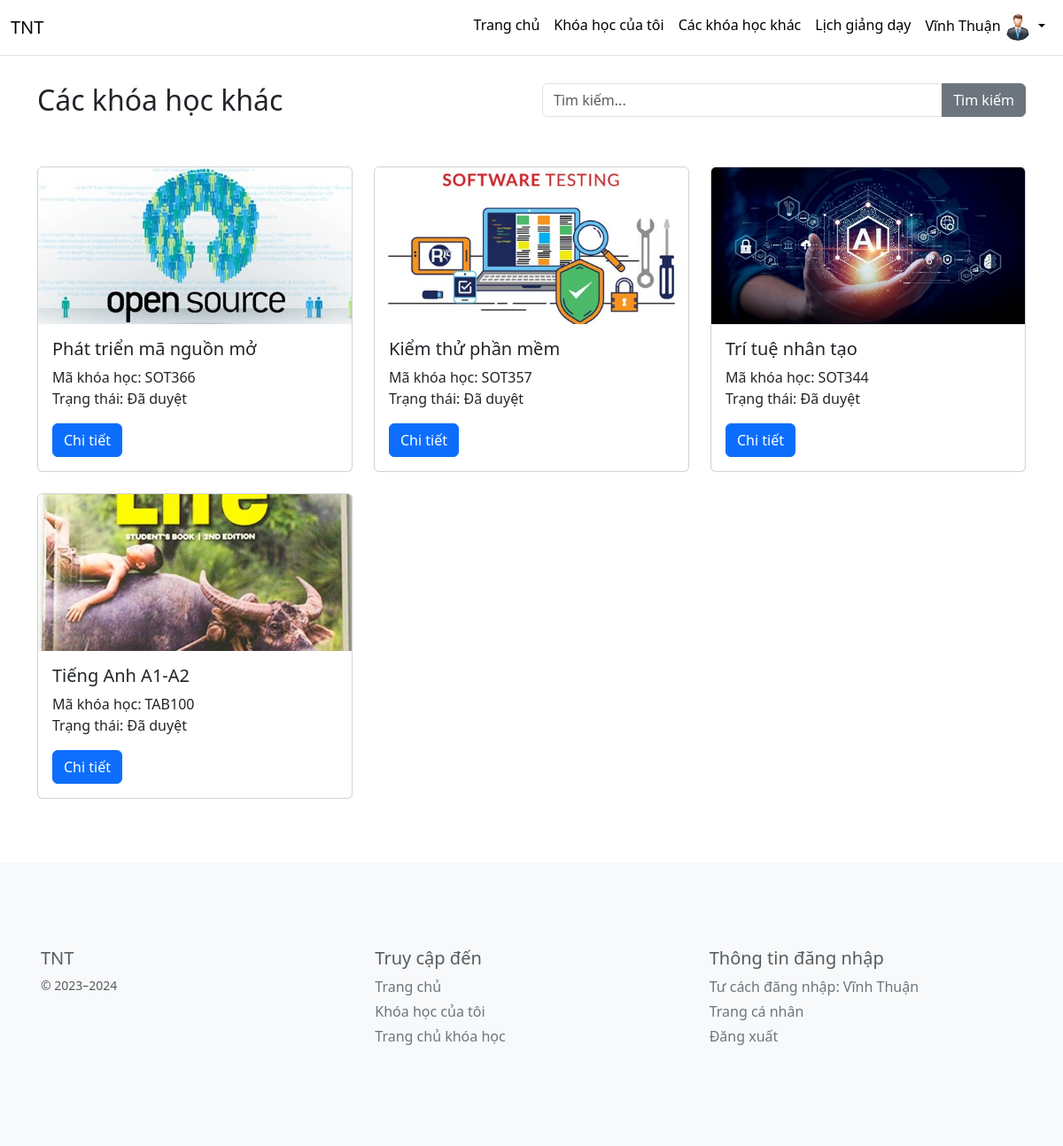
Page /teacher/othercourses.php (signed in) on the committed database.
### tables this page shows
CREATE TABLE `user` (
  `user_id` bigint(20) NOT NULL,
  `full_name` varchar(50) NOT NULL,
  `date_of_birth` date NOT NULL,
  `gender` char(1) NOT NULL,
  `address` varchar(255) NOT NULL,
  `phone` varchar(15) NOT NULL,
  `email` varchar(255) NOT NULL,
  `citizen_id` varchar(15) NOT NULL,
  `image` varchar(255) DEFAULT NULL,
  `verification_code` varchar(10) NOT NULL,
  `email_verified_at` datetime DEFAULT NULL
);

CREATE TABLE `course` (
  `course_id` int(11) NOT NULL,
  `course_background` varchar(255) DEFAULT NULL,
  `course_code` varchar(10) NOT NULL,
  `course_name` varchar(255) NOT NULL,
  `course_description` text NOT NULL,
  `teacher_id` bigint(20) NOT NULL,
  `start_date` date NOT NULL,
  `end_date` date NOT NULL,
  `status` char(1) NOT NULL,
  `price` decimal(10,2) NOT NULL DEFAULT 0.00
);

### teacher/othercourses.php (the view, shortened to what this page needs)
<?php
include 'layout.php';
include_once '../config/connect.php';
if (isset($_SESSION['user_id'])) {
  $user_id = $_SESSION['user_id'];
  if ($_SERVER["REQUEST_METHOD"] == "POST" && isset($_POST['timkiem'])) {
    $tukhoa = $_POST['tukhoa'];
    $keyword = strtolower(trim($tukhoa));
    $keyword = str_replace(' ', '', $keyword);
    $sql = "SELECT * FROM course c
    LEFT JOIN user u ON c.teacher_id = u.user_id
    WHERE u.user_id IS NULL OR u.user_id <> $user_id AND
    (LOWER(REPLACE(REPLACE(REPLACE(REPLACE(c.course_name, ' ', ''), 'Đ', 'D'),'đ','d'), ' ', '')) LIKE '%$keyword%' OR c.course_name LIKE '%$tukhoa%')";
    $result = mysqli_query($dbconnect, $sql);
  } else {
    $sql = "SELECT * FROM course c
    LEFT JOIN user u ON c.teacher_id = u.user_id
    WHERE u.user_id IS NULL OR u.user_id <> $user_id";
    $result = mysqli_query($dbconnect, $sql);
  }
  }else {
  $username_now = "User not logged in";
}
?>
<!DOCTYPE html>
<html lang="en">
<head>
  <link rel="stylesheet" href="https://cdn.jsdelivr.net/npm/bootstrap@5.3.0/dist/css/bootstrap.min.css">
</head>
<body>
  <header class="container mt-4">
    <div class="row">
      <div class="col-md-6">
        <h2>Các khóa học khác</h2>
      </div>
      <div class="col-md-6">
        <form action="othercourses.php" method="POST">
          <div class="input-group">
            <input type="search" class="form-control" placeholder="Tìm kiếm..." name="tukhoa">
            <button class="btn btn-secondary rounded-end" type="submit" name="timkiem" value="find">Tìm kiếm</button>
          </div>
        </form>
      </div>
    </div>
  </header>
  <div class="container mt-5">
    <div class="row">
      <?php
      mysqli_data_seek($result, 0);
      while ($row = mysqli_fetch_array($result)) {
      ?>
        <div class="col-md-4 mb-4">
          <div class="card">
            <div class="custom-card">
              <img src=<?php echo "../assets/file/course_background/" . $row['course_background'] ?> class="card-img-top" alt="Course 1 Image">
            </div>
            <div class="card-body">
              <h5 class="card-title"><?php echo $row['course_name']; ?></h5>
              <p class="card-text">
                Mã khóa học: <?php echo $row['course_code']; ?> <br>
                Trạng thái: <?php echo ($row['status'] == "A") ? "Đã duyệt" : "Đang chờ duyệt"; ?>
              </p>
              <a class="btn btn-primary" href="details_course.php?course_id=<?php echo $row['course_id']; ?>">Chi tiết</a>
            </div>
          </div>
        </div>
      <?php
      }
      ?>
    </div>
  </div>
  <?php include("../footer.php"); ?>
</body>
</html>

### teacher/layout.php (shortened to what this page needs)
<?php
include_once('../config/connect.php');
if (isset($_SESSION['full_name'])) {
    $username_now = $_SESSION['full_name'];
} else {
    $username_now = "User not logged in";
}
$teacher_id = $_SESSION['user_id'];
$sql_profile = "SELECT image FROM user WHERE user_id = $teacher_id";
$result_profile = mysqli_query($dbconnect, $sql_profile);
$row_profile = mysqli_fetch_assoc($result_profile);
?>
<!DOCTYPE html>
<html lang="en">
<head>
    <link rel="stylesheet" href="https://cdn.jsdelivr.net/npm/bootstrap@5.3.0/dist/css/bootstrap.min.css">
</head>
<body class="with-navbar">
    <nav class="navbar navbar-expand-sm bg-white border-bottom fixed-top">
        <div class="container-fluid">
            <a class="navbar-brand" href="#">TNT</a>
            <div class="collapse navbar-collapse" id="navbarNav">
                <ul class="navbar-nav ms-auto">
                    <li class="nav-item">
                        <a class="nav-link" href="index.php">Trang chủ</a>
                    </li>
                    <li class="nav-item">
                        <a class="nav-link" href="courses.php">Khóa học của tôi</a>
                    </li>
                    <li class="nav-item">
                        <a class="nav-link" href="othercourses.php">Các khóa học khác</a>
                    </li>
                    <li class="nav-item">
                        <a class="nav-link" href="schedule.php">Lịch giảng dạy</a>
                    </li>
                    <li class="nav-item dropdown">
                        <a class="nav-link dropdown-toggle" id="navbarDropdown"
                           role="button" data-bs-toggle="dropdown" aria-expanded="false">
                            <?php echo $username_now; ?>
                            <img src="../assets/images/<?php echo $row_profile['image']; ?>" alt="Avatar" class="rounded-circle" width="30" height="30">
                        </a>
                    </li>
                </ul>
            </div>
        </div>
    </nav>
</body>
</html>

### teacher/layout.php (style rules this page uses)
body { padding-top: 70px; background-color: white; }
.navbar-nav .nav-link { padding: 8px 14px; border-radius: 6px; color: #000 !important; transition: background-color 0.2s ease; }
.navbar-brand { color: #000 !important; }

### teacher/othercourses.php (style rules this page uses)
.custom-card { width: 100%; height: 0; padding-top: 50%; position: relative; }
.custom-card img { position: absolute; top: 0; left: 0; width: 100%; height: 100%; object-fit: cover; }

### rows in the picture
user: image (picture)
course: course_background (picture), course_name "Phát triển mã nguồn mở", course_code "SOT366", status "Đã duyệt"
course: course_background (picture), course_name "Kiểm thử phần mềm", course_code "SOT357", status "Đã duyệt"
course: course_background (picture), course_name "Trí tuệ nhân tạo", course_code "SOT344", status "Đã duyệt"
course: course_background (picture), course_name "Tiếng Anh A1-A2", course_code "TAB100", status "Đã duyệt"

### other values in the picture
$username_now "Vĩnh Thuận"
